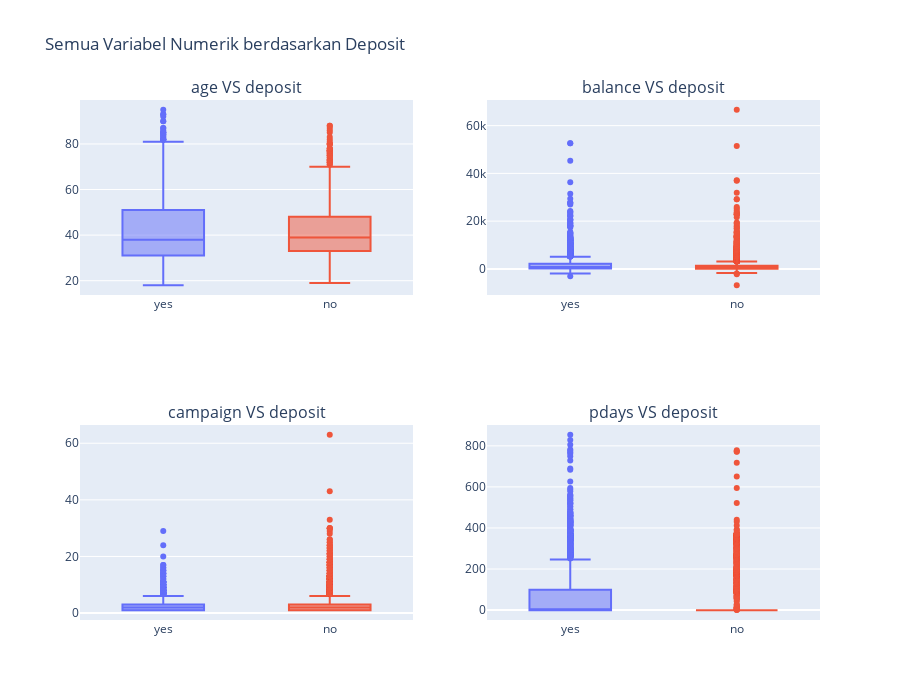

The notebook cell this image was saved under:
### Markdown cell above
---
### Identify Outlier & Data Distribution

### Code cell
import plotly.express as px
import plotly.graph_objects as go
from plotly.subplots import make_subplots

# Pilih kolom numerik selain target
num_cols = df.select_dtypes(include='number').drop(columns=['deposit'], errors='ignore').columns.tolist()

# Tentukan jumlah baris dan kolom subplot
rows = (len(num_cols) + 1) // 2  # 2 kolom layout
cols = 2

# Buat subplots
fig = make_subplots(
    rows=rows, cols=cols,
    subplot_titles=[f"{col} VS deposit" for col in num_cols]
)

# Loop untuk setiap kolom numerik
for i, col in enumerate(num_cols):
    row = i // cols + 1
    col_num = i % cols + 1
    
    # Buat plot dengan px.box
    box_fig = px.box(df, x="deposit", y=col, color="deposit")
    
    # Masukkan trace ke subplot
    for trace in box_fig.data:
        fig.add_trace(trace, row=row, col=col_num)

# Layout
fig.update_layout(
    height=350 * rows,
    width=900,
    title_text="Semua Variabel Numerik berdasarkan Deposit",
    showlegend=False
)

fig.show()

### Figure 1 — Plotly figure (JSON) as saved in the notebook; plotly's stock layout.template omitted (floating-point values rounded to 4 significant figures; data arrays with more than 128 entries replaced by an {"elided": "..."} marker saying what was removed)
{"data": [{"alignmentgroup": "True", "hovertemplate": "deposit=%{x}<br>age=%{y}<extra></extra>", "legendgroup": "yes", "marker": {"color": "#636efa"}, "name": "yes", "notched": false, "offsetgroup": "yes", "orientation": "v", "showlegend": true, "type": "box", "x": {"elided": "3730 str values"}, "x0": " ", "xaxis": "x", "y": {"elided": "3730 int values"}, "y0": " ", "yaxis": "y"}, {"alignmentgroup": "True", "hovertemplate": "deposit=%{x}<br>age=%{y}<extra></extra>", "legendgroup": "no", "marker": {"color": "#EF553B"}, "name": "no", "notched": false, "offsetgroup": "no", "orientation": "v", "showlegend": true, "type": "box", "x": {"elided": "4075 str values"}, "x0": " ", "xaxis": "x", "y": {"elided": "4075 int values"}, "y0": " ", "yaxis": "y"}, {"alignmentgroup": "True", "hovertemplate": "deposit=%{x}<br>balance=%{y}<extra></extra>", "legendgroup": "yes", "marker": {"color": "#636efa"}, "name": "yes", "notched": false, "offsetgroup": "yes", "orientation": "v", "showlegend": true, "type": "box", "x": {"elided": "3730 str values"}, "x0": " ", "xaxis": "x2", "y": {"elided": "3730 int values"}, "y0": " ", "yaxis": "y2"}, {"alignmentgroup": "True", "hovertemplate": "deposit=%{x}<br>balance=%{y}<extra></extra>", "legendgroup": "no", "marker": {"color": "#EF553B"}, "name": "no", "notched": false, "offsetgroup": "no", "orientation": "v", "showlegend": true, "type": "box", "x": {"elided": "4075 str values"}, "x0": " ", "xaxis": "x2", "y": {"elided": "4075 int values"}, "y0": " ", "yaxis": "y2"}, {"alignmentgroup": "True", "hovertemplate": "deposit=%{x}<br>campaign=%{y}<extra></extra>", "legendgroup": "yes", "marker": {"color": "#636efa"}, "name": "yes", "notched": false, "offsetgroup": "yes", "orientation": "v", "showlegend": true, "type": "box", "x": {"elided": "3730 str values"}, "x0": " ", "xaxis": "x3", "y": {"elided": "3730 int values"}, "y0": " ", "yaxis": "y3"}, {"alignmentgroup": "True", "hovertemplate": "deposit=%{x}<br>campaign=%{y}<extra></extra>", "legendgroup": "no", "marker": {"color": "#EF553B"}, "name": "no", "notched": false, "offsetgroup": "no", "orientation": "v", "showlegend": true, "type": "box", "x": {"elided": "4075 str values"}, "x0": " ", "xaxis": "x3", "y": {"elided": "4075 int values"}, "y0": " ", "yaxis": "y3"}, {"alignmentgroup": "True", "hovertemplate": "deposit=%{x}<br>pdays=%{y}<extra></extra>", "legendgroup": "yes", "marker": {"color": "#636efa"}, "name": "yes", "notched": false, "offsetgroup": "yes", "orientation": "v", "showlegend": true, "type": "box", "x": {"elided": "3730 str values"}, "x0": " ", "xaxis": "x4", "y": {"elided": "3730 int values"}, "y0": " ", "yaxis": "y4"}, {"alignmentgroup": "True", "hovertemplate": "deposit=%{x}<br>pdays=%{y}<extra></extra>", "legendgroup": "no", "marker": {"color": "#EF553B"}, "name": "no", "notched": false, "offsetgroup": "no", "orientation": "v", "showlegend": true, "type": "box", "x": {"elided": "4075 str values"}, "x0": " ", "xaxis": "x4", "y": {"elided": "4075 int values"}, "y0": " ", "yaxis": "y4"}], "layout": {"annotations": [{"font": {"size": 16}, "showarrow": false, "text": "age VS deposit", "x": 0.225, "xanchor": "center", "xref": "paper", "y": 1, "yanchor": "bottom", "yref": "paper"}, {"font": {"size": 16}, "showarrow": false, "text": "balance VS deposit", "x": 0.775, "xanchor": "center", "xref": "paper", "y": 1, "yanchor": "bottom", "yref": "paper"}, {"font": {"size": 16}, "showarrow": false, "text": "campaign VS deposit", "x": 0.225, "xanchor": "center", "xref": "paper", "y": 0.375, "yanchor": "bottom", "yref": "paper"}, {"font": {"size": 16}, "showarrow": false, "text": "pdays VS deposit", "x": 0.775, "xanchor": "center", "xref": "paper", "y": 0.375, "yanchor": "bottom", "yref": "paper"}], "height": 700, "showlegend": false, "title": {"text": "Semua Variabel Numerik berdasarkan Deposit"}, "width": 900, "xaxis": {"anchor": "y", "domain": [0, 0.45]}, "xaxis2": {"anchor": "y2", "domain": [0.55, 1]}, "xaxis3": {"anchor": "y3", "domain": [0, 0.45]}, "xaxis4": {"anchor": "y4", "domain": [0.55, 1]}, "yaxis": {"anchor": "x", "domain": [0.625, 1]}, "yaxis2": {"anchor": "x2", "domain": [0.625, 1]}, "yaxis3": {"anchor": "x3", "domain": [0, 0.375]}, "yaxis4": {"anchor": "x4", "domain": [0, 0.375]}}}
